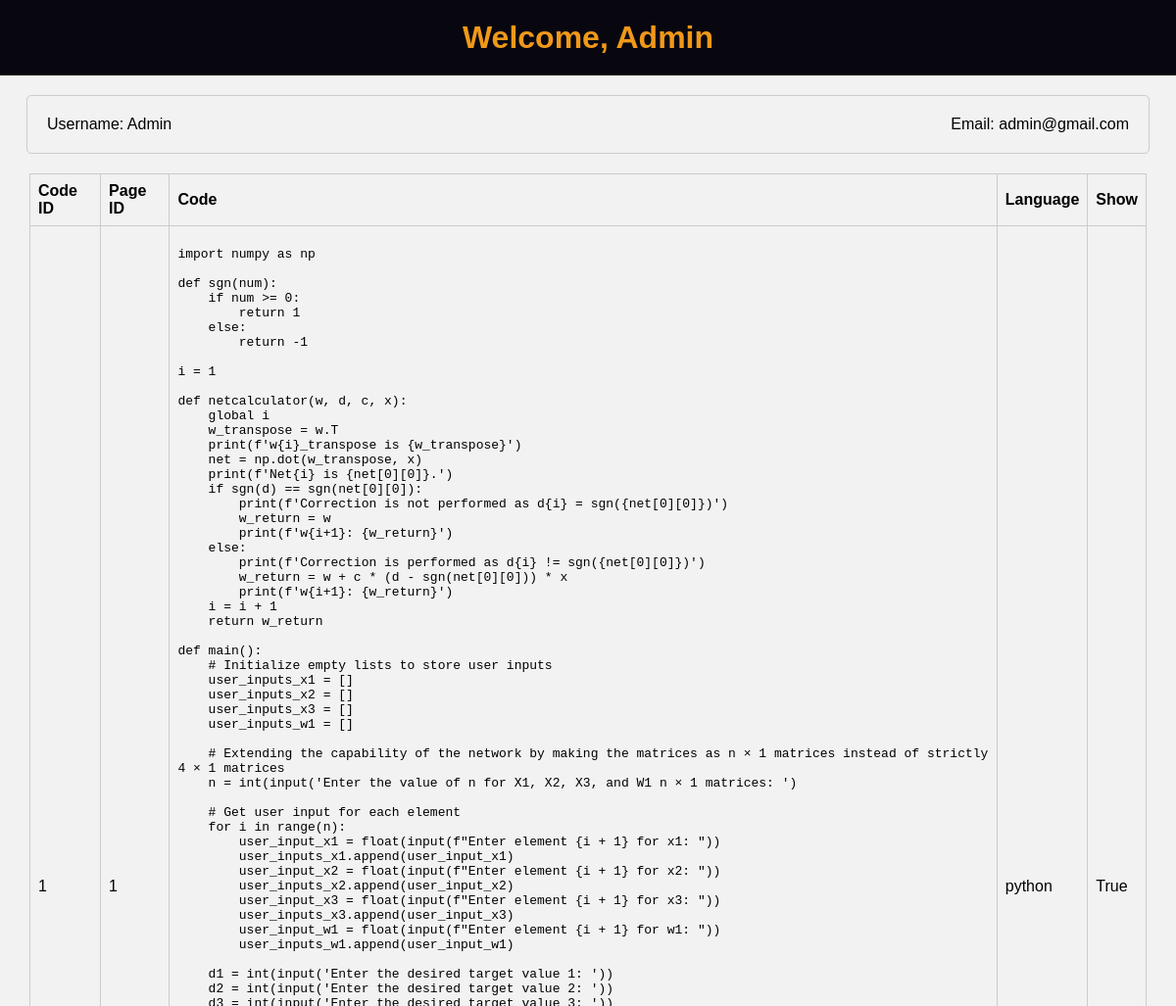
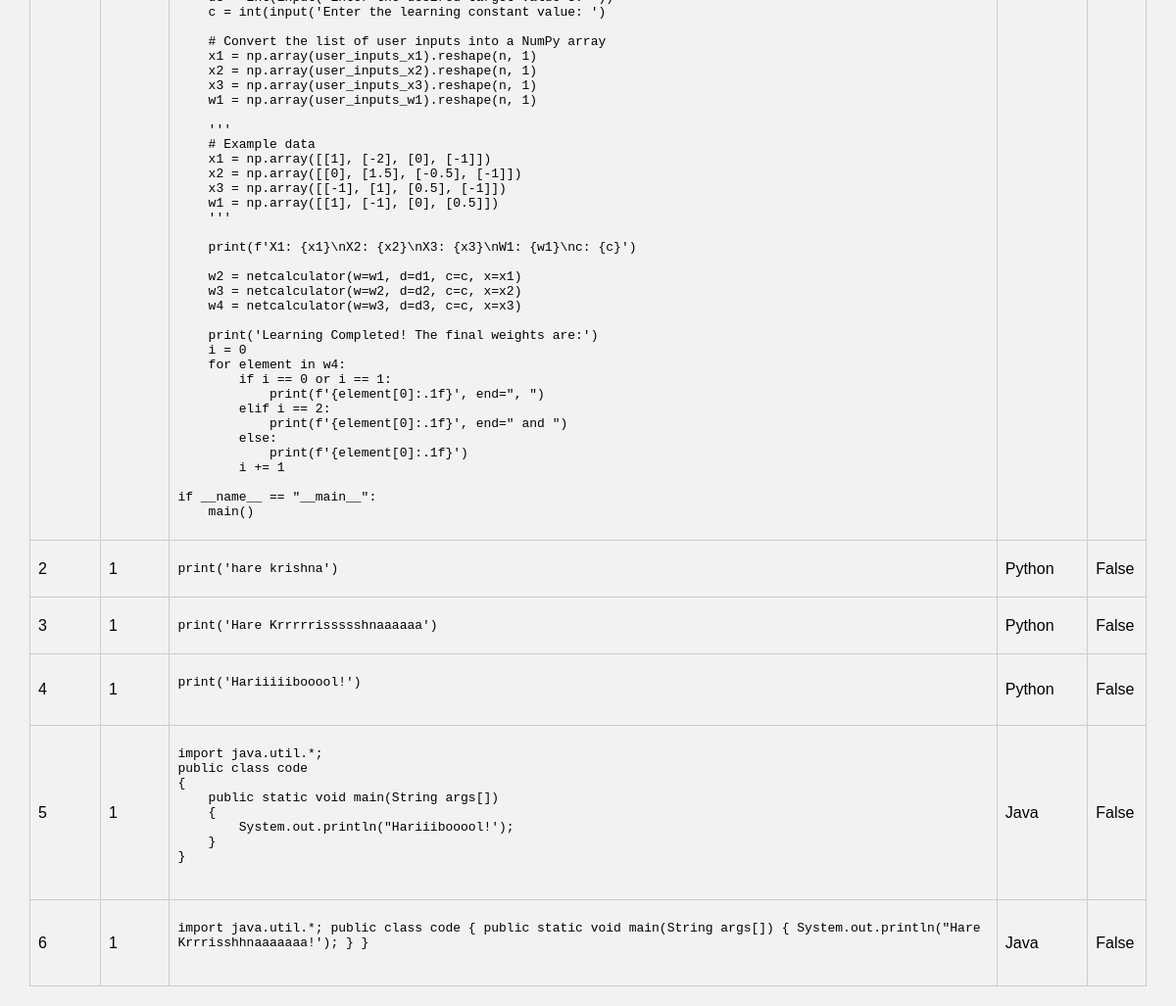
Screenshot of /dashboard/ (signed in) with the database file from the repository (2 pictures, top to bottom).
### main/models.py (models this page shows)
class Code(models.Model):
    pgid = models.IntegerField()                              # Page id
    code = models.TextField()                                 # Actual code to be displayed
    cdid = models.IntegerField()                              # Code id
    lang = models.CharField(max_length=50, default=None)      # language of code, e.g., Python, Java
    show = models.BooleanField(default=False)                 # Show flag

### main/views.py (the view)
# urls.py: path('dashboard/', views.Dashboard, name='dashboard'),
def Dashboard(request):
    codes_contributed = Contributors.objects.filter(userid=request.session.get('usrid'))
    code_data = Code.objects.filter(cdid__in=[code_contributed.codeid for code_contributed in codes_contributed])
    merged_data = list()
    for code_contributed in codes_contributed:
        code_record = code_data.filter(cdid=code_contributed.codeid).first()
        if code_record:
            merged_data.append({
                "userid": code_contributed.userid,
                "codeid": code_contributed.codeid,
                "pgid": code_record.pgid,
                "code": code_record.code,
                "lang": code_record.lang,
                "show": code_record.show,
            })
        else:
            merged_data.append({
                "userid": code_contributed.userid,
                "codeid": code_contributed.codeid,
            })
    return render(request, "main/dashboard.html", {"uname": request.session.get('uname'),
                                                   "email": request.session.get('email'),
                                                   "usrid": request.session.get('usrid'),
                                                   "c_lst": merged_data})

### templates/main/dashboard.html (shortened to what this page needs)
<!DOCTYPE html>
<html>
<head>
</head>
<body>
    <h1>Welcome, {{ uname|capfirst }}</h1>
    <div class="user-box">
        <div class="user-name">Username: {{ uname|capfirst }}</div>
        <div class="user-email">Email: {{ email }}</div>
    </div>
    <table>
        <thead>
            <tr>
                <th>Code ID</th>
                <th>Page ID</th>
                <th>Code</th>
                <th>Language</th>
                <th>Show</th>
            </tr>
        </thead>
        <tbody>
            {% for data in c_lst %}
                <tr>
                    <td>{{ data.codeid }}</td>
                    <td>{{ data.pgid }}</td>
                    <td><pre>{{ data.code|safe }}</pre></td>
                    <td>{{ data.lang }}</td>
                    <td>{{ data.show }}</td>
                </tr>
            {% endfor %}
        </tbody>
    </table>
</body>
</html>

### templates/main/dashboard.html (style rules this page uses)
body { font-family: Arial, sans-serif; background-color: #f2f2f2; margin: 0; padding: 0; }
h1 { background-color: #080710; color: #f09819; padding: 20px; text-align: center; margin: 0; }
table { border-collapse: collapse; width: 95%; padding: 20px; border: 1px solid #ccc; border-radius: 5px; text-align: center; margin: 20px auto; }
th, td { border: 1px solid #ccc; border-radius: 5px; padding: 8px; text-align: left; }
tr:nth-child(odd) { background-color: #f2f2f2; }
pre { white-space: pre-wrap; }
.user-box { display: flex; justify-content: space-between; align-items: center; width: 92%; padding: 20px; border: 1px solid #ccc; border-radius: 5px; text-align: center; margin: 20px auto; }
.user-name { font-size: 16px; }
.user-email { font-size: 16px; }

### rows the page displays
Code: code "import numpy as np def sgn(num): if num >= 0: return 1 else: return -1 i = 1 def netcalculator(w, d, c, x): global i w_transpose = w.T print(f'w{i}_transpose is {w_transpose}') net = np.dot(w_transpose, x) print(f'Net{i} is {net[0][0]}.') if sgn(d) == sgn(net[0][0]): print(f'Correction is not performed as d{i} = sgn({net[0][0]})') w_return = w print(f'w{i+1}: {w_return}') else: print(f'Correction is performed as d{i} != sgn({net[0][0]})') w_return = w + c * (d - sgn(net[0][0])) * x print(f'w{i+1}: {w_return}') i = i + 1 return w_return def main(): # Initialize empty lists to store user inputs user_inputs_x1 = [] user_inputs_x2 = [] user_inputs_x3 = [] user_inputs_w1 = [] # Extending the…", lang "python"
Code: code "print('hare krishna')", lang "Python"
Code: code "print('Hare Krrrrrissssshnaaaaaa')", lang "Python"
Code: code "print('Hariiiiibooool!')", lang "Python"
Code: code "import java.util.*; public class code { public static void main(String args[]) { System.out.println(\"Hariiibooool!'); } }", lang "Java"
Code: code "import java.util.*; public class code { public static void main(String args[]) { System.out.println(\"Hare Krrrisshhnaaaaaaa!'); } }", lang "Java"

### other values shown
{{ uname|capfirst }} "Admin"
{{ email }} "admin@gmail.com"
{{ data.codeid }} "1" "2" "3" "4" "5" "6"
{{ data.pgid }} "1" "1" "1" "1" "1" "1"
{{ data.show }} "True" "False" "False" "False" "False" "False"
